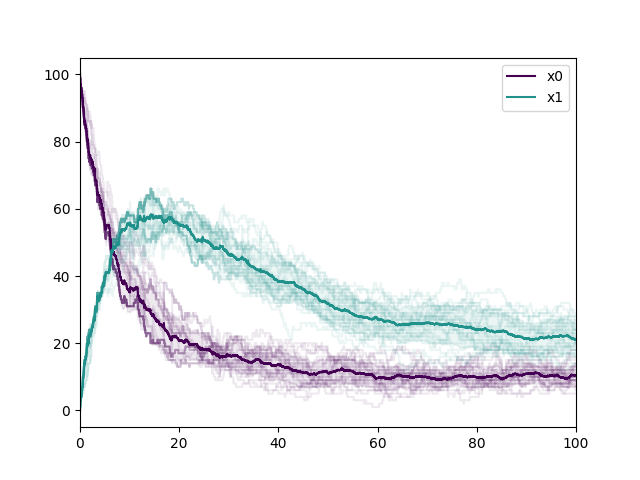

Write Python code to recreate this figure.
import sys

sys.path.insert(0, "/home/yannik/ssa")

import ssa
import numpy as np
import matplotlib.pyplot as plt


def run():
    reactants = np.array([[0, 0], [1, 0], [0, 1]])
    products = np.array([[1, 0], [0, 1], [0, 0]])

    k = np.array([1.0, 0.1, 0.05])
    x0 = np.array([100, 0])
    t_max = 100

    model = ssa.Model(reactants=reactants, products=products, k=k, x0=x0, t_max=t_max)
    result = model.simulate(n_reps=20)
    ssa.plot(result, show=False)
    plt.savefig("mono_molecular_chain.png")


run()
